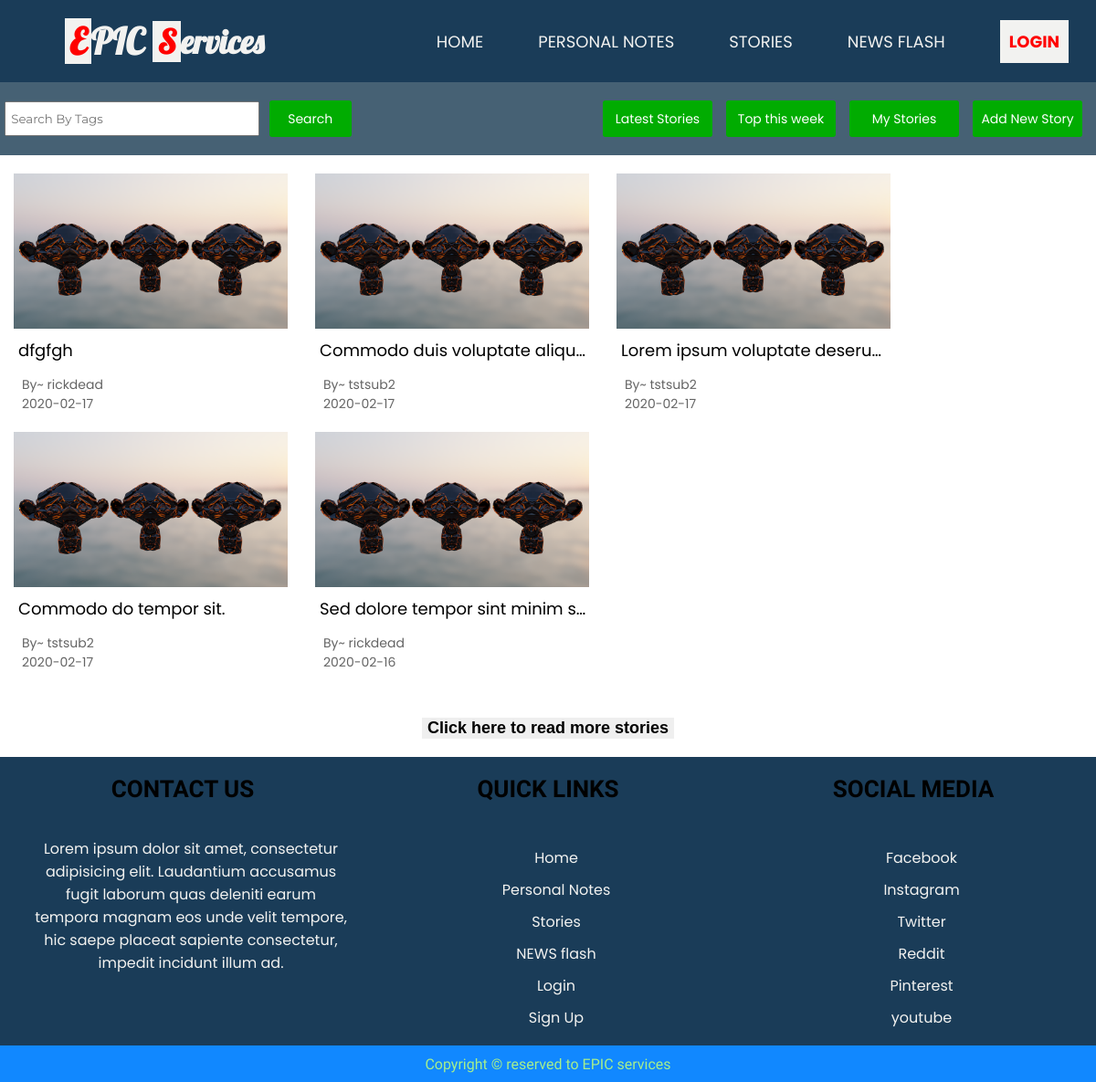
/stories/index.php?filter=latest, run on an earlier commit of the app's database.
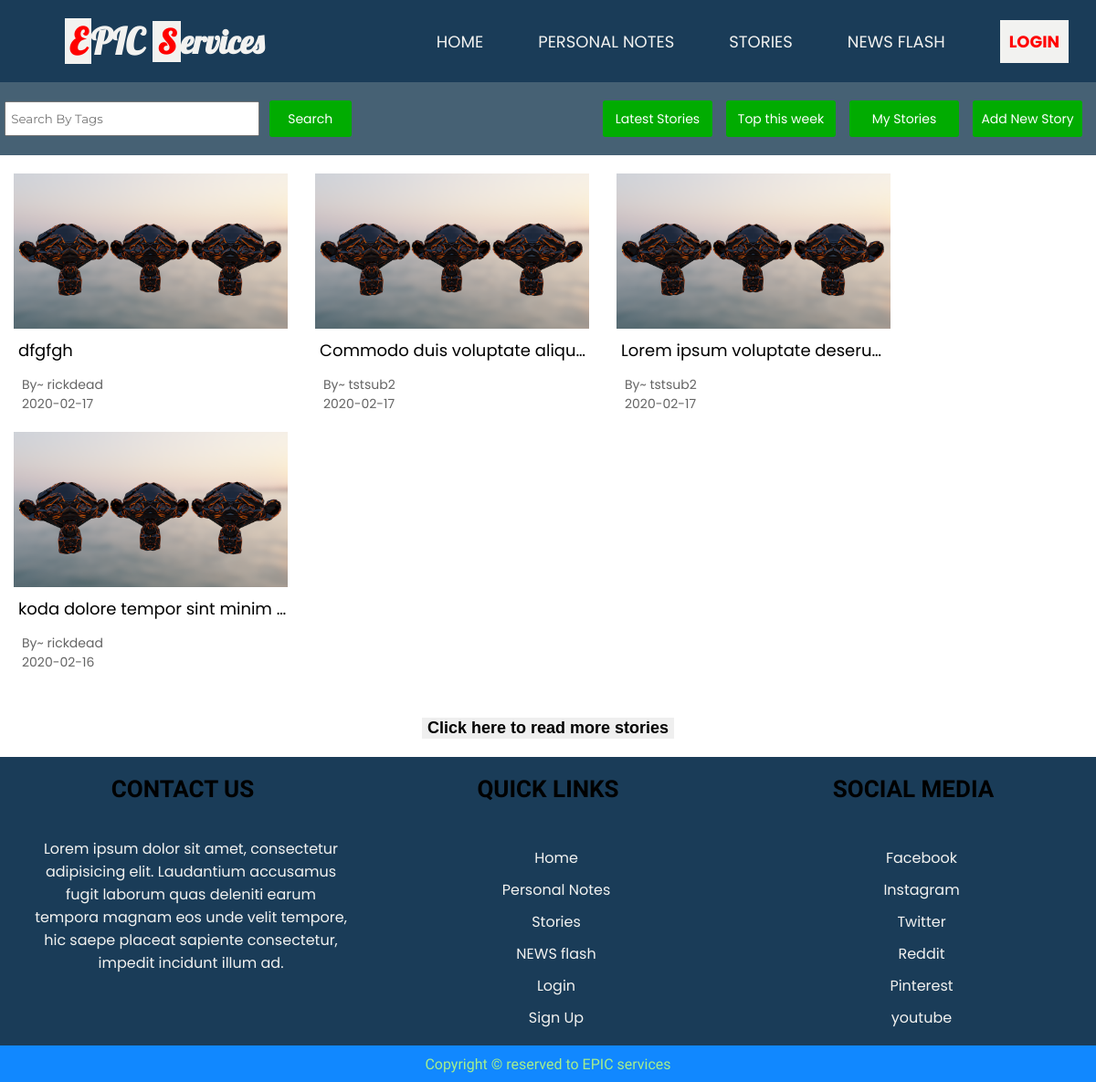
And on a later commit of the database.
### tables this page shows
CREATE TABLE `stories` (
  `storyid` int(11) NOT NULL,
  `storyuser` varchar(15) DEFAULT NULL,
  `storytitle` text,
  `storydata` text,
  `storytags` text,
  `dttm` date DEFAULT NULL
);

### stories/index.php (the view, shortened to what this page needs)
<?php
	include("../public/top.php");
?>
<!DOCTYPE html>
<html lang="en">
<head>
	<link rel="stylesheet" href="styles/stories.css">
</head>
<body>
	<section id="storiessContainer">
		<?php
			include '../public/header.php';
		?>
		<section class="stories-container-main">
			<section class="stories-options">
				<section class="search-stories">
					<form method="get" action="">
						<input type="text" name="storytags" placeholder="Search By Tags">
						<button type="submit" name="searchStory" value="true">Search</button>
					</form>
				</section>
				<section class="more-ops">
					<a href="index.php?filter=latest" class="ctrl-btn">
						Latest Stories
					</a>
					<a href="index.php?filter=weeklytop" class="ctrl-btn">
						Top this week
					</a>
					<a href="index.php?filter=mystories" class="ctrl-btn">
						My Stories
					</a>
					<a href="add.php" class="ctrl-btn">
						Add New Story
					</a>
				</section>
			</section>
			<section class="st-container">
				<?php
					if (!isset($_GET['searchStory'])) {
						if (!isset($_GET['filter'])) {
							$selectstoriesquery = "select * from stories order by rand() limit 20";
						}
						else if($_GET['filter'] == "latest") {
							$selectstoriesquery = "select * from stories order by storyid desc limit 20";
						}
					}
					else {
						$tagsToSearch = $_GET['storytags'];
						$selectstoriesquery = "select * from stories where storytags like '%$tagsToSearch%'";
					}
					$res = mysqli_query($conn, $selectstoriesquery);
					$checkData = mysqli_num_rows($res);
					if ($checkData > 0){
						while($row = mysqli_fetch_array($res)) {
							$storyid = $row['storyid'];
							$storyuser = $row['storyuser'];
							$storytitle = $row['storytitle'];
							$uploaddate = $row['dttm'];
							$storyopenpath = "href=open.php?storyid=$storyid";
				?>
				<a <?= $storyopenpath ?>>
					<section class="storyMain">
						<section class="story-thumbnail">
							<img src="../assets/images/GenModRender4.png">
						</section>
						<section class="story-title">
							<?= $storytitle ?>
						</section>
						<section class="author">By~ <?= $storyuser ?></section>
						<section class="uploadDate"><?= $uploaddate ?></section>
					</section>
				</a>
				<?php
						}
					 }
				?>
			</section>
			<section style="width: 100%;text-align: center;"><button onclick="window.location.reload();" style="border: none; background-color: none;margin-top: 50px;font-size: 18px;font-weight: bold">Click here to read more stories</button></section>
		</section>
		<?php
			include '../public/footer.php';
		?>
	</section>
</body>
</html>

### public/top.php (shortened to what this page needs)
<!DOCTYPE html>
<html lang="en">
<head>
    <?php
        $phpSelf = htmlentities($_SERVER['PHP_SELF'], ENT_QUOTES, "UTF-8");
        $path_parts = pathinfo($phpSelf);
        $split_url = explode('/', $path_parts['dirname']);
        $baseLevelIndex = 0;
        $folderCountRaw = count($split_url);
    	$folderCount = $folderCountRaw - $baseLevelIndex - 1;
        $upFolderPlaceholder='';
        for($i=0; $i<$folderCount; $i++){
            $upFolderPlaceholder.='../';
        }
    ?>

### public/header.php (shortened to what this page needs)
<?php
	include("top.php");
?>
<!DOCTYPE html>
<html>
<head>
	<link rel="stylesheet" type="text/css" <?php echo 'href="'. $upFolderPlaceholder . 'public/styles/header.css"'?>>
</head>
<body>
	<header id="header">
		<section class="logo"><span style="margin-right: 10px;font-size: 40px"><b style="color: red;background-color: rgb(242,242,240);">E</b>PIC</span> <b style="color: red;background-color: rgb(242,242,240);">S</b>ervices</section>
		<section class="navigation" id="nav">
			<a <?php echo 'href="'. $upFolderPlaceholder . 'index.php"'?>>Home</a>
			<a <?php echo 'href="'. $upFolderPlaceholder . 'notes/"'?>>Personal Notes</a>
			<a <?php echo 'href="'. $upFolderPlaceholder . 'stories/"'?>>Stories</a>
			<a <?php echo 'href="'. $upFolderPlaceholder . 'news/"'?>>News Flash</a>
			<?php if (!isset($_SESSION['user'])){ ?>
				<a <?php echo 'href="'. $upFolderPlaceholder . 'account/signin.php"'?> style="color: red; background-color: rgb(242,242,240);padding: 10px 10px 10px 10px;font-weight: bolder;">Login</a>
			<?php } else {?>
				<a <?php echo 'href="'. $upFolderPlaceholder . 'account/signout.php"'?> style="color: red; background-color: rgb(242,242,240);padding: 10px 10px 10px 10px;font-weight: bolder;">Logout</a>
			<?php } ?>
		</section>
	</header>
</body>
</html>

### public/footer.php (shortened to what this page needs)
<!DOCTYPE html>
<html lang="en">
<head>
	<link rel="stylesheet" type="text/css" <?php echo 'href="'. $upFolderPlaceholder . 'public/styles/footer.css"'?>>
</head>
<body>
	<footer class="f-main">
		<section class="footer-container">
			<section class="footer-main-header">
				Contact Us
			</section>
			<section class="footer-main-body">
				Lorem ipsum dolor sit amet, consectetur adipisicing elit. Laudantium accusamus fugit laborum quas deleniti earum tempora magnam eos unde velit tempore, hic saepe placeat sapiente consectetur, impedit incidunt illum ad.
			</section>
		</section>
		<section class="footer-container links">
			<section class="footer-main-header">
				Quick Links
			</section>
			<section class="footer-main-body">
				<a href="#">Home</a>
				<a href="#">Personal Notes</a>
				<a href="#">Stories</a>
				<a href="#">NEWS flash</a>
				<a href="#">Login</a>
				<a href="#">Sign Up</a>
			</section>
		</section>
		<section class="footer-container links">
			<section class="footer-main-header">
				Social Media
			</section>
			<section class="footer-main-body">
				<a href="#">Facebook</a>
				<a href="#">Instagram</a>
				<a href="#">Twitter</a>
				<a href="#">Reddit</a>
				<a href="#">Pinterest</a>
				<a href="#">youtube</a>
			</section>
		</section>
	</footer>
	<footer class="copyright">
		Copyright &copy; reserved to EPIC services
	</footer>
</body>
</html>

### stories/styles/stories.css (style rules this page uses)
.stories-container-main { width: 100%; min-height: 600px; }
.stories-options { width: 100%; min-height: 80px; background-color: rgb(70, 97, 116); display: flex; justify-content: space-between; align-items: center; flex-wrap: wrap; }
.search-stories { width: 390px; height: 80px; }
.search-stories form { width: 100%; height: 100%; display: flex; justify-content: space-around; align-items: center; }
.search-stories input[type="text"] { padding-left: 5px; width: calc(70% - 5px); height: 40%; font-family: 'Montserrat', sans-serif; }
.search-stories button { width: 90px; height: 40px; border-radius: 3px; background-color: #01ac01; border: none; color: white; font-size: 14px; font-family: 'Poppins', sans-serif; }
.more-ops { display: flex; }
.ctrl-btn { width: 120px; height: 40px; background-color: #01ac01; border-radius: 3px; font-size: 14px; font-family: 'Poppins', sans-serif; display: flex; justify-content: center; align-items: center; color: white; text-decoration: none; margin-right: 15px; }
.st-container { width: 100%; display: flex; flex-wrap: wrap; }
.storyMain { width: 300px; margin-top: 20px; margin-left: 15px; margin-right: 15px; }
.story-thumbnail { width: 100%; height: 170px; display: flex; justify-content: center; align-items: center; }
.story-thumbnail img { width: 100%; height: 100%; object-fit: cover; }
.story-title { display:inline-block; width: calc(100% - 5px); white-space: nowrap; overflow:hidden !important; text-overflow: ellipsis; font-size: 18px; padding-top: 10px; padding-bottom: 10px; padding-left: 5px; font-family: 'Poppins', sans-serif; }
.author, .uploadDate { width: 90%; margin-left: 3%; font-family: 'Poppins', sans-serif; font-size: 14px; color: rgb(100,100,100); }
a { text-decoration: none; color: black; display: block; }

### public/styles/header.css (style rules this page uses)
body { margin: 0; padding: 0; }
header { width: 100%; height: 90px; background: rgb(26, 60, 88); transition: height 0.5s; }
.logo { width: 30%; height: 90px; display: flex; justify-content: center; align-items: center; font-size: 36px; font-family: monospace; font-weight: bolder; color: rgb(242,242,240); font-family: 'Lobster', cursive; float: left; }
.logo b { padding-left: 5px; padding-right: 5px; }
.navigation { width: 70%; height: 90px; display: flex; justify-content: flex-end; align-items: center; float: left; transition: opacity 1s; }
.navigation a { margin-left: 30px; margin-right: 30px; color:rgb(242,242,240); font-size: 18px; text-decoration: none; text-transform: uppercase; font-family: monospace; font-family: 'Poppins', sans-serif; }

### public/styles/footer.css (style rules this page uses)
footer.f-main { width: 100%; background-color: rgb(26, 60, 88); margin-top: 20px; display: flex; justify-content: space-around; flex-wrap: wrap; }
.footer-container { width: 30%; }
.footer-main-header { width: 100%; height: 70px; display: flex; justify-content: center; align-items: center; font-size: 26px; font-weight: bold; font-family: 'ZCOOL XiaoWei', serif; text-transform: uppercase; }
.footer-main-body { width: 95%; padding: 5%; font-family: 'Poppins', sans-serif; color: rgb(242,242,240); text-align: center; }
.footer-main-body a { display: block; color: rgb(242,242,240); margin-top: 10px; }
footer.copyright { width: 100%; height: 40px; background-color: #18f; display: flex; align-items: center; justify-content: center; font-family: 'ZCOOL XiaoWei', serif; color: rgb(166,239,140); }

What changed in the data, as far as the page shows it:
removed stories: storytitle "Commodo do tempor sit.", storyuser "tstsub2", dttm "2020-02-17"
changed stories: storytitle "Sed dolore tempor sint minim s…" → "koda dolore tempor sint minim…"
